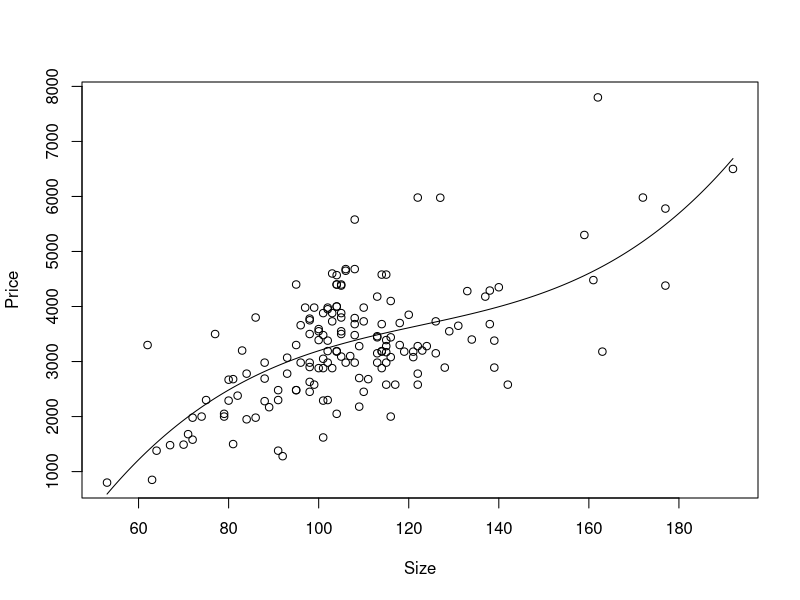
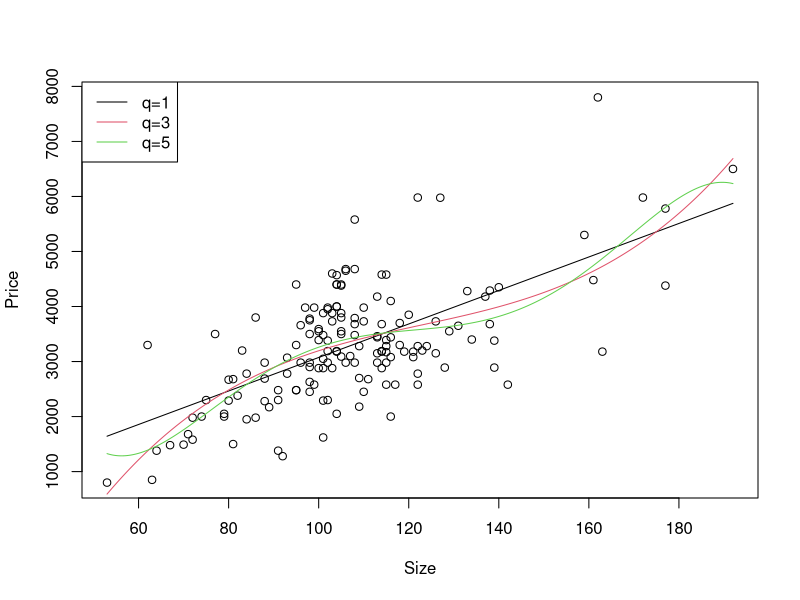
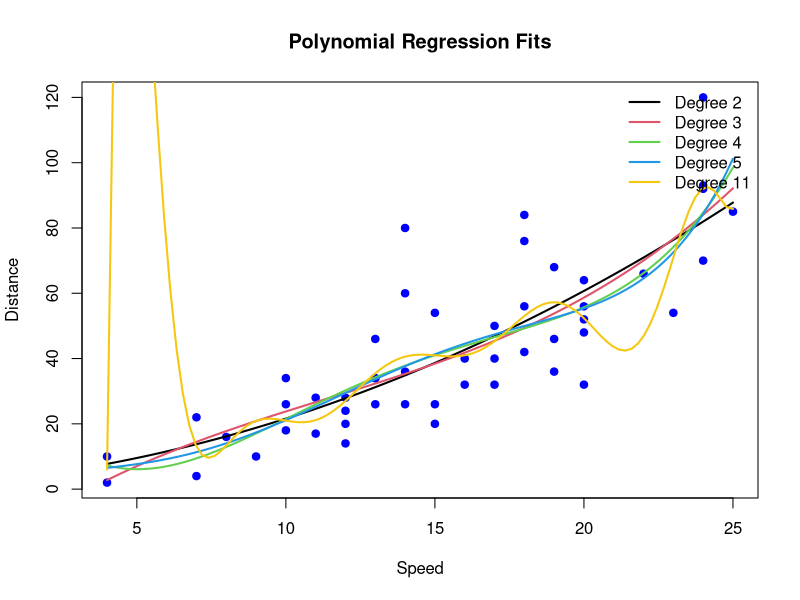

Recreate these plots in R, in order.
house <- read.csv("../Data/HOUSE.csv", row.names = 1)
attach(house)
fit1 <- lm(Price~poly(Size,1))
fit5 <- lm(Price~poly(Size,5))
fit3 <- lm(Price~poly(Size,3))

summary(fit3)
xx <- seq(min(Size),max(Size),length=500)
plot(Size,Price)
lines(xx,predict(fit3,data.frame(Size=xx)))
plot(Size,Price)
lines(xx,predict(fit1,data.frame(Size=xx)),col=1)
lines(xx,predict(fit3,data.frame(Size=xx)),col=2)
lines(xx,predict(fit5,data.frame(Size=xx)),col=3)
legend("topleft",legend=c("q=1","q=3","q=5"),lty=1,
       col=1:3)
cars
# Assign variables from the cars dataset
dist.cars <- cars$dist
speed.cars <- cars$speed
# Fit polynomial regression models
fiit2 <- lm(dist.cars ~ poly(speed.cars, 2))
fiit3 <- lm(dist.cars ~ poly(speed.cars, 3))
fiit4 <- lm(dist.cars ~ poly(speed.cars, 4))
fiit5 <- lm(dist.cars ~ poly(speed.cars, 5))
fiit11 <- lm(dist.cars ~ poly(speed.cars, 11))
# Summarize the quadratic model
summary(fiit2)
# Plot the data
plot(speed.cars, dist.cars, main = "Polynomial Regression Fits",
     xlab = "Speed", ylab = "Distance", pch = 19, col = "blue")
# Sequence for prediction
ds <- seq(min(speed.cars), max(speed.cars), length = 100)
# Add fitted lines to the plot
lines(ds, predict(fiit2, data.frame(speed.cars = ds)), col = 1, lwd = 2)
lines(ds, predict(fiit3, data.frame(speed.cars = ds)), col = 2, lwd = 2)
lines(ds, predict(fiit4, data.frame(speed.cars = ds)), col = 3, lwd = 2)
lines(ds, predict(fiit5, data.frame(speed.cars = ds)), col = 4, lwd = 2)
lines(ds, predict(fiit11, data.frame(speed.cars = ds)), col = 7, lwd = 2)
# Add a legend
legend("topright", legend = c("Degree 2", "Degree 3", "Degree 4", "Degree 5", "Degree 11"),
       col = c(1, 2, 3, 4, 7), lty = 1, lwd = 2, bty = "n")
